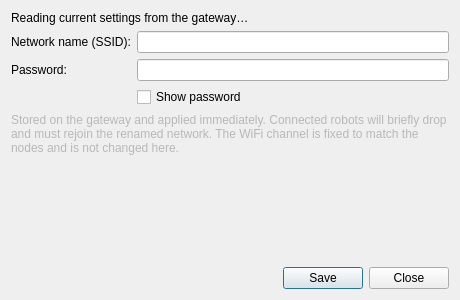
<?xml version="1.0" encoding="UTF-8"?>
<ui version="4.0">
 <class>GatewayApDialog</class>
 <widget class="QDialog" name="GatewayApDialog">
  <property name="geometry">
   <rect><x>0</x><y>0</y><width>460</width><height>300</height></rect>
  </property>
  <property name="windowTitle"><string>Gateway WiFi Access Point</string></property>
  <property name="whatsThis"><string>Configures the WiFi network the gateway broadcasts for the Thymio robots. Only works when the gateway is connected and running the access-point firmware build. The name and password are stored on the gateway itself and survive reboots.</string></property>
  <layout class="QVBoxLayout" name="main_layout">
   <item>
    <widget class="QLabel" name="status_label">
     <property name="text"><string>Reading current settings from the gateway…</string></property>
     <property name="wordWrap"><bool>true</bool></property>
     <property name="whatsThis"><string>Shows the gateway connection state and the result of reading or saving the access-point settings.</string></property>
    </widget>
   </item>
   <item>
    <layout class="QFormLayout" name="form_layout">
     <item row="0" column="0">
      <widget class="QLabel" name="ssid_label">
       <property name="text"><string>Network name (SSID):</string></property>
      </widget>
     </item>
     <item row="0" column="1">
      <widget class="QLineEdit" name="ssid_edit">
       <property name="maxLength"><number>32</number></property>
       <property name="whatsThis"><string>The name of the WiFi network the Thymio robots will see and join. 1 to 32 characters.</string></property>
      </widget>
     </item>
     <item row="1" column="0">
      <widget class="QLabel" name="pass_label">
       <property name="text"><string>Password:</string></property>
      </widget>
     </item>
     <item row="1" column="1">
      <widget class="QLineEdit" name="pass_edit">
       <property name="maxLength"><number>63</number></property>
       <property name="echoMode"><enum>QLineEdit::Password</enum></property>
       <property name="whatsThis"><string>New WiFi password (WPA2, at least 8 characters). Leave blank to keep the current password unchanged.</string></property>
      </widget>
     </item>
     <item row="2" column="1">
      <widget class="QCheckBox" name="show_pass_check">
       <property name="text"><string>Show password</string></property>
       <property name="whatsThis"><string>Reveal the typed password instead of masking it.</string></property>
      </widget>
     </item>
    </layout>
   </item>
   <item>
    <widget class="QLabel" name="note_label">
     <property name="text"><string>Stored on the gateway and applied immediately. Connected robots will briefly drop and must rejoin the renamed network. The WiFi channel is fixed to match the nodes and is not changed here.</string></property>
     <property name="wordWrap"><bool>true</bool></property>
     <property name="styleSheet"><string>color: palette(mid);</string></property>
    </widget>
   </item>
   <item>
    <spacer name="vspacer">
     <property name="orientation"><enum>Qt::Vertical</enum></property>
     <property name="sizeHint" stdset="0"><size><width>20</width><height>20</height></size></property>
    </spacer>
   </item>
   <item>
    <widget class="QDialogButtonBox" name="button_box">
     <property name="standardButtons"><set>QDialogButtonBox::Close|QDialogButtonBox::Save</set></property>
    </widget>
   </item>
  </layout>
 </widget>
 <resources/>
 <connections/>
</ui>
